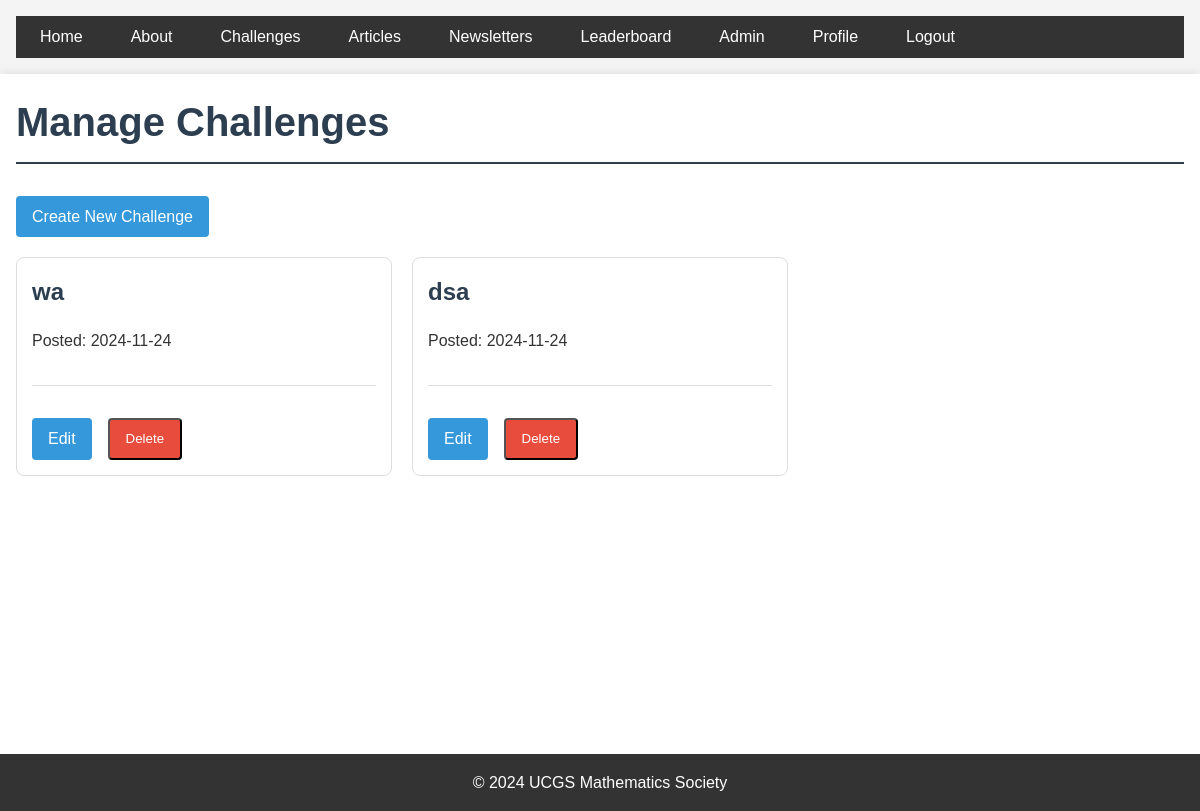
The page /admin/challenges (signed in) on the database as committed earlier.
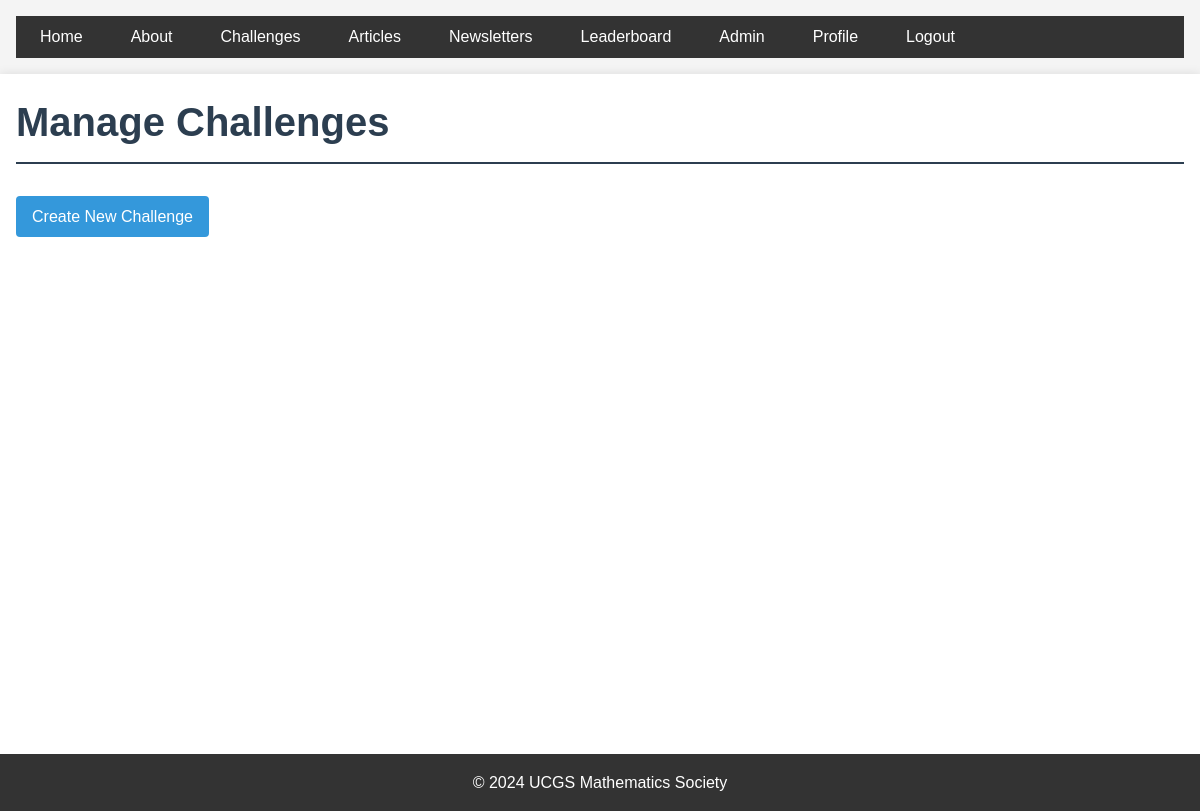
The same page on the database as committed later.
### app/models.py (models this page shows)
class Challenge(db.Model):
    id = db.Column(db.Integer, primary_key=True, autoincrement=True)
    title = db.Column(db.String(100), nullable=False)
    content = db.Column(db.Text, nullable=False)
    date_posted = db.Column(db.DateTime, nullable=False, default=datetime.utcnow)
    file_url = db.Column(db.String(100))
    key_stage = db.Column(db.String(3), nullable=False)
    answer_boxes = db.relationship('ChallengeAnswerBox', backref='challenge', lazy=True, cascade='all, delete-orphan')
    submissions = db.relationship('AnswerSubmission', backref='challenge', lazy=True)
    first_correct_submission = db.Column(db.DateTime)

### app/admin/routes.py (the view)
@bp.route('/admin/challenges')
@login_required
@admin_required
def manage_challenges():
    challenges = Challenge.query.order_by(Challenge.date_posted.desc()).all()
    return render_template(
        'admin/manage_challenges.html',
        title='Manage Challenges',
        challenges=challenges
    )

### app/__init__.py (called while the page is built)
def create_app(config_class=Config):
    app = Flask(__name__)
    app.config.from_object(config_class)
    app.logger.setLevel(logging.INFO)
    ckeditor.init_app(app)
    db.init_app(app)
    login_manager.init_app(app)
    @login_manager.user_loader
    def load_user(user_id):
        return User.query.get(int(user_id))
    migrate.init_app(app, db, render_as_batch=True)
    from app.auth import bp as auth_bp
    from app.main import bp as main_bp
    from app.profile import bp as profile_bp
    from app.admin import bp as admin_bp
    app.register_blueprint(auth_bp)
    app.register_blueprint(main_bp)
    app.register_blueprint(profile_bp, url_prefix='/profile')
    app.register_blueprint(admin_bp)
    return app

### app/admin/routes.py (called while the page is built)
def admin_required(f):
    @wraps(f)
    def decorated_function(*args, **kwargs):
        if not current_user.is_admin:
            flash('You do not have permission to access this page.')
            return redirect(url_for('main.index'))
        return f(*args, **kwargs)
    return decorated_function

### app/templates/admin/manage_challenges.html (shortened to what this page needs)
{% extends "base.html" %}
{% block content %}
<div class="admin-dashboard">
    <h1>Manage Challenges</h1>
    <a href="{{ url_for('admin.create_challenge') }}" class="button">Create New Challenge</a>
    <div class="challenge-grid">
        {% for challenge in challenges %}
        <div class="challenge-card">
            <h2>{{ challenge.title }}</h2>
            <p>Posted: {{ challenge.date_posted.strftime('%Y-%m-%d') }}</p>
            <div class="challenge-actions">
                <a href="{{ url_for('admin.edit_challenge', challenge_id=challenge.id) }}"
                   class="button">Edit</a>
                <button class="button delete-button"
                        onclick="confirmDelete({{ challenge.id }})">
                    Delete
                </button>
            </div>
        </div>
        {% endfor %}
    </div>
</div>
{% endblock %}

Rows that differ between the two databases and show on the page:
removed Challenge: title "wa", date_posted "2024-11-24"
removed Challenge: title "dsa", date_posted "2024-11-24"
